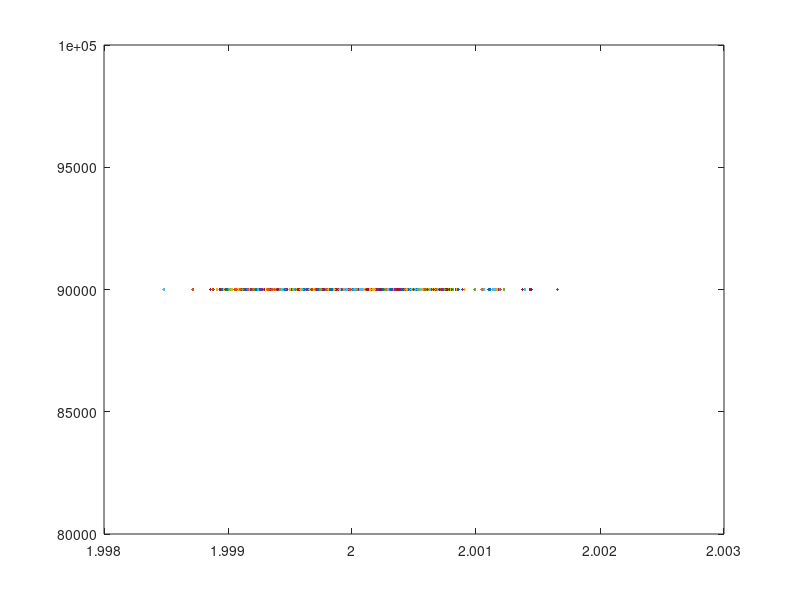

Here is the MATLAB script that generated this plot:
function[u]=CLT_A()%the size of the data which we sample (which is j (or N)here) increases
                   %the number of samples we take is fixed at 1000,
                   %create histogtams of mean_x for each J value (what do
                   %we see)?
for (j=10000:20000:100000)
    count=1;
    for k=1:1:1000
        N=j;
        x=1.75+0.5*rand(N,1);
        mean_X(count)=mean(x);
        var_(count)=var(x);
        count=count+1;
    end
end
plot (mean_X,j)